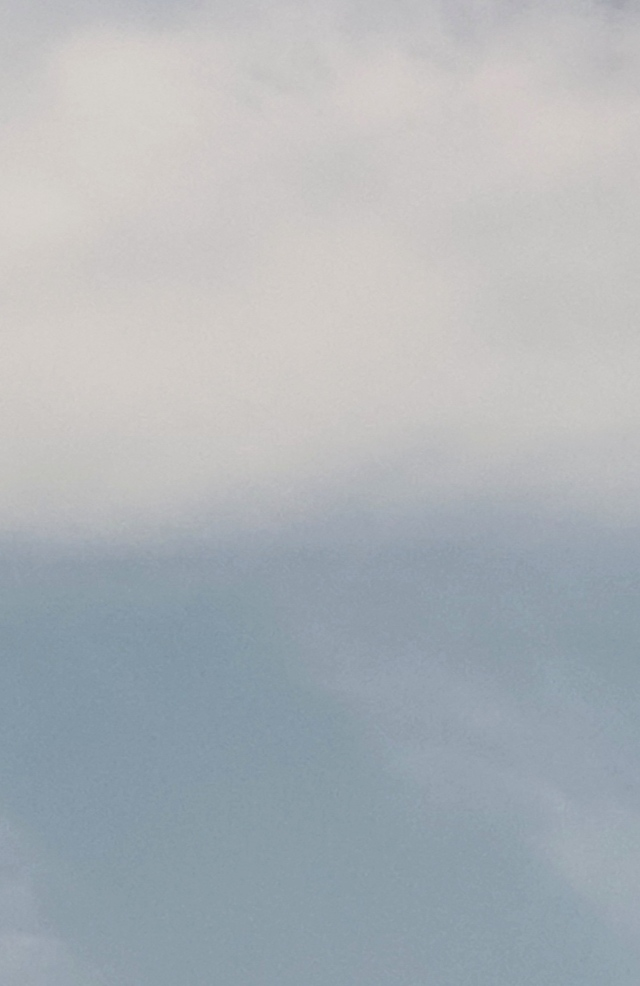
#> input picture processing/Blue sky vs White Clouds/bluewhitecropped.jpg, 640 x 986 px, found by its file name
$ python densityplot.py
#> lines starting #> are read from the running program, lines starting #| are printed output that depends on the picture
def density(imgpath):
    '''
    input:
    imgpath = full path to image
    returns:
    scattergraph with mattpliot
    '''
#> called with imgpath = 'bluewhitecropped.jpg'
    import cv2
    import matplotlib.pyplot as plt
    img=cv2.imread(imgpath)
#> img is the input picture: shape (986, 640, 3); mean B, G, R 183.9, 179.2, 173.4
    # from matplotlib import pyplot as plt
    # import numpy as np
    redpixels=[]
    greenpixels=[]
    bluepixels=[]
    for p in range(0,256):
        bluepixels.append(0)
    for x in range(img.shape[0]):
        for y in range(img.shape[1]):
            bluepixels[img[x,y,2]]+=1
    #print(bluepixels)
    plt.plot(bluepixels)
    plt.xlabel('Color of pixel (0-255)')
    plt.ylabel('count/concentration')
    plt.show()
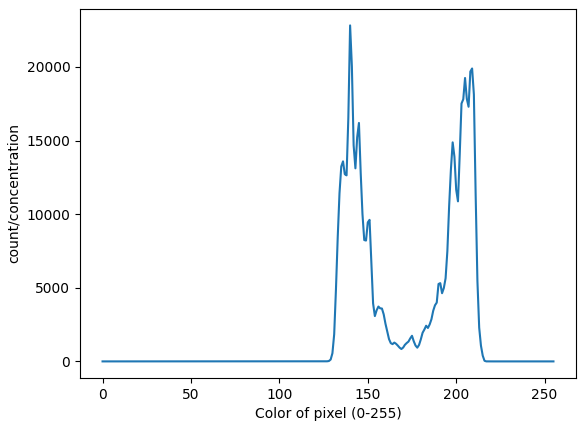
#> figure drawn by matplotlib, 1 panel; curve peaks at x = 140, y = 22817
    # [6 lines of commented-out code are left out]
density('bluewhitecropped.jpg')
